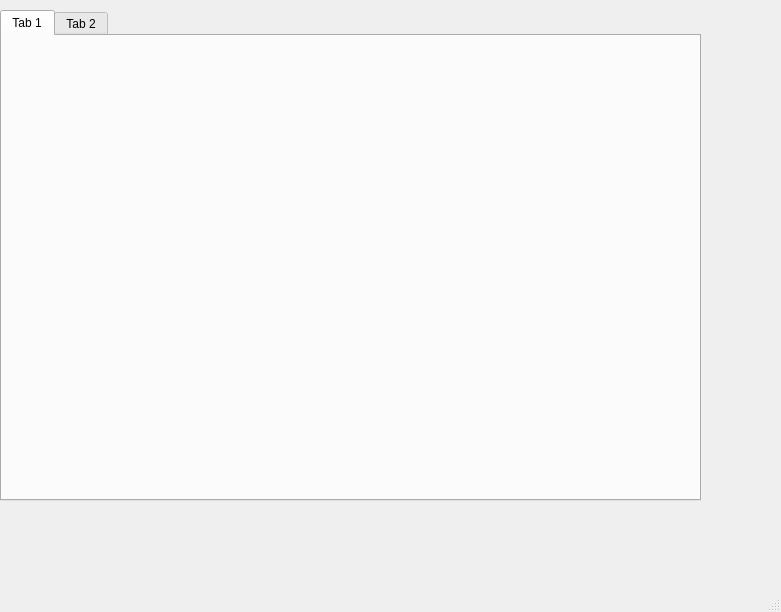
<?xml version="1.0" encoding="UTF-8"?>
<ui version="4.0">
 <class>MainWindow</class>
 <widget class="QMainWindow" name="MainWindow">
  <property name="geometry">
   <rect>
    <x>0</x>
    <y>0</y>
    <width>781</width>
    <height>612</height>
   </rect>
  </property>
  <property name="windowTitle">
   <string>Sales Management</string>
  </property>
  <widget class="QWidget" name="centralwidget">
   <widget class="QTabWidget" name="tabWidget">
    <property name="geometry">
     <rect>
      <x>0</x>
      <y>10</y>
      <width>701</width>
      <height>491</height>
     </rect>
    </property>
    <property name="currentIndex">
     <number>0</number>
    </property>
    <widget class="QWidget" name="tab">
     <attribute name="title">
      <string>Tab 1</string>
     </attribute>
    </widget>
    <widget class="QWidget" name="tab_2">
     <attribute name="title">
      <string>Tab 2</string>
     </attribute>
     <widget class="QTableWidget" name="productTable">
      <property name="geometry">
       <rect>
        <x>-20</x>
        <y>180</y>
        <width>560</width>
        <height>200</height>
       </rect>
      </property>
      <column>
       <property name="text">
        <string>ID</string>
       </property>
      </column>
      <column>
       <property name="text">
        <string>Name</string>
       </property>
      </column>
      <column>
       <property name="text">
        <string>Price</string>
       </property>
      </column>
      <column>
       <property name="text">
        <string>Quantity</string>
       </property>
      </column>
     </widget>
     <widget class="QPushButton" name="addButton">
      <property name="geometry">
       <rect>
        <x>0</x>
        <y>130</y>
        <width>100</width>
        <height>30</height>
       </rect>
      </property>
      <property name="text">
       <string>Add Product</string>
      </property>
     </widget>
     <widget class="QLineEdit" name="quantityInput">
      <property name="geometry">
       <rect>
        <x>150</x>
        <y>100</y>
        <width>200</width>
        <height>30</height>
       </rect>
      </property>
     </widget>
     <widget class="QLineEdit" name="priceInput">
      <property name="geometry">
       <rect>
        <x>140</x>
        <y>50</y>
        <width>200</width>
        <height>30</height>
       </rect>
      </property>
     </widget>
     <widget class="QLineEdit" name="nameInput">
      <property name="geometry">
       <rect>
        <x>140</x>
        <y>10</y>
        <width>200</width>
        <height>30</height>
       </rect>
      </property>
     </widget>
     <widget class="QLabel" name="labelQuantity">
      <property name="geometry">
       <rect>
        <x>-10</x>
        <y>50</y>
        <width>100</width>
        <height>30</height>
       </rect>
      </property>
      <property name="text">
       <string>Quantity:</string>
      </property>
     </widget>
     <widget class="QLabel" name="labelPrice">
      <property name="geometry">
       <rect>
        <x>10</x>
        <y>20</y>
        <width>100</width>
        <height>30</height>
       </rect>
      </property>
      <property name="text">
       <string>Price:</string>
      </property>
     </widget>
     <widget class="QLabel" name="labelName">
      <property name="geometry">
       <rect>
        <x>-10</x>
        <y>80</y>
        <width>100</width>
        <height>30</height>
       </rect>
      </property>
      <property name="text">
       <string>Product Name:</string>
      </property>
     </widget>
    </widget>
   </widget>
  </widget>
  <widget class="QMenuBar" name="menubar">
   <property name="geometry">
    <rect>
     <x>0</x>
     <y>0</y>
     <width>781</width>
     <height>21</height>
    </rect>
   </property>
  </widget>
  <widget class="QStatusBar" name="statusbar"/>
 </widget>
 <resources/>
 <connections/>
</ui>
